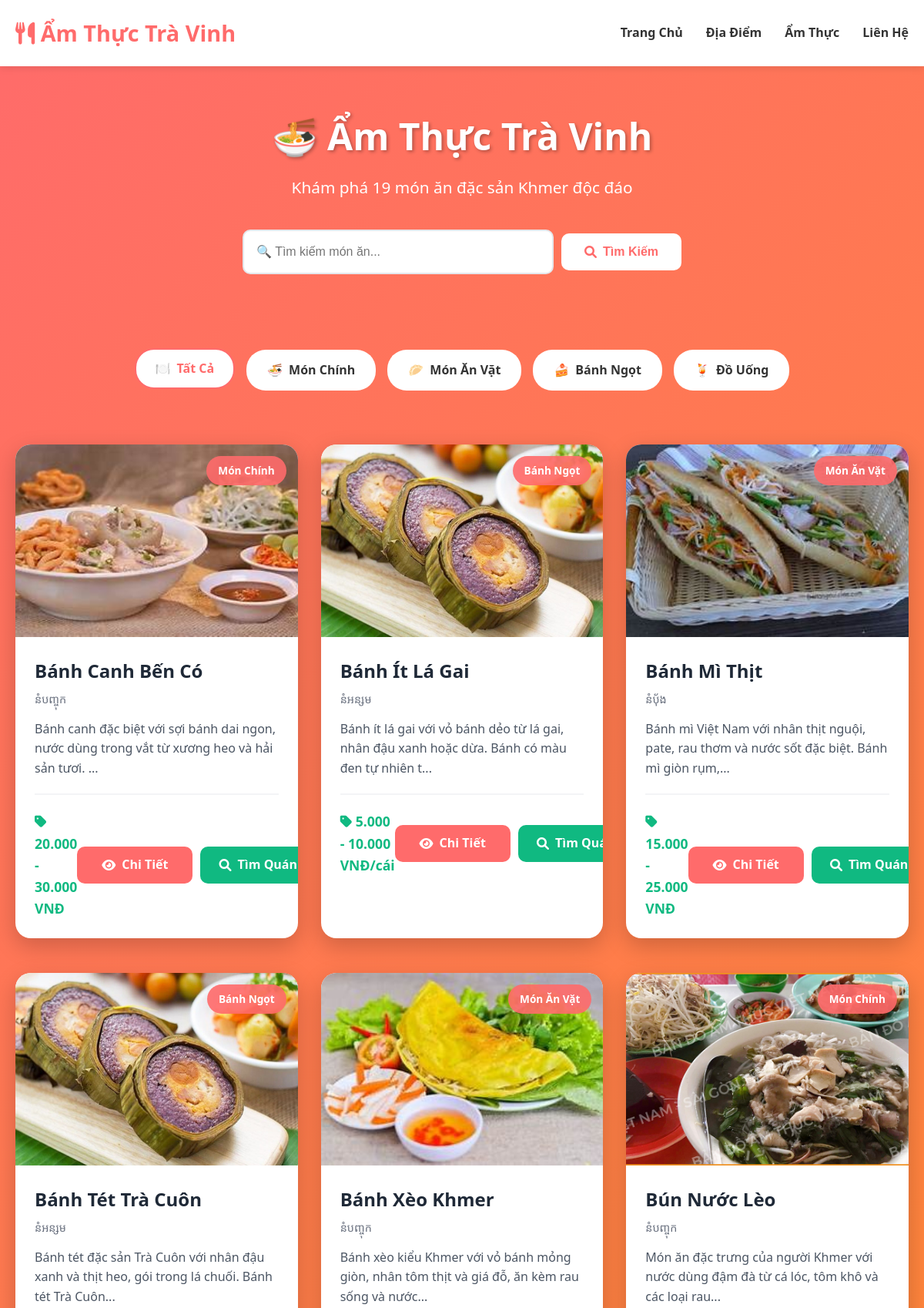
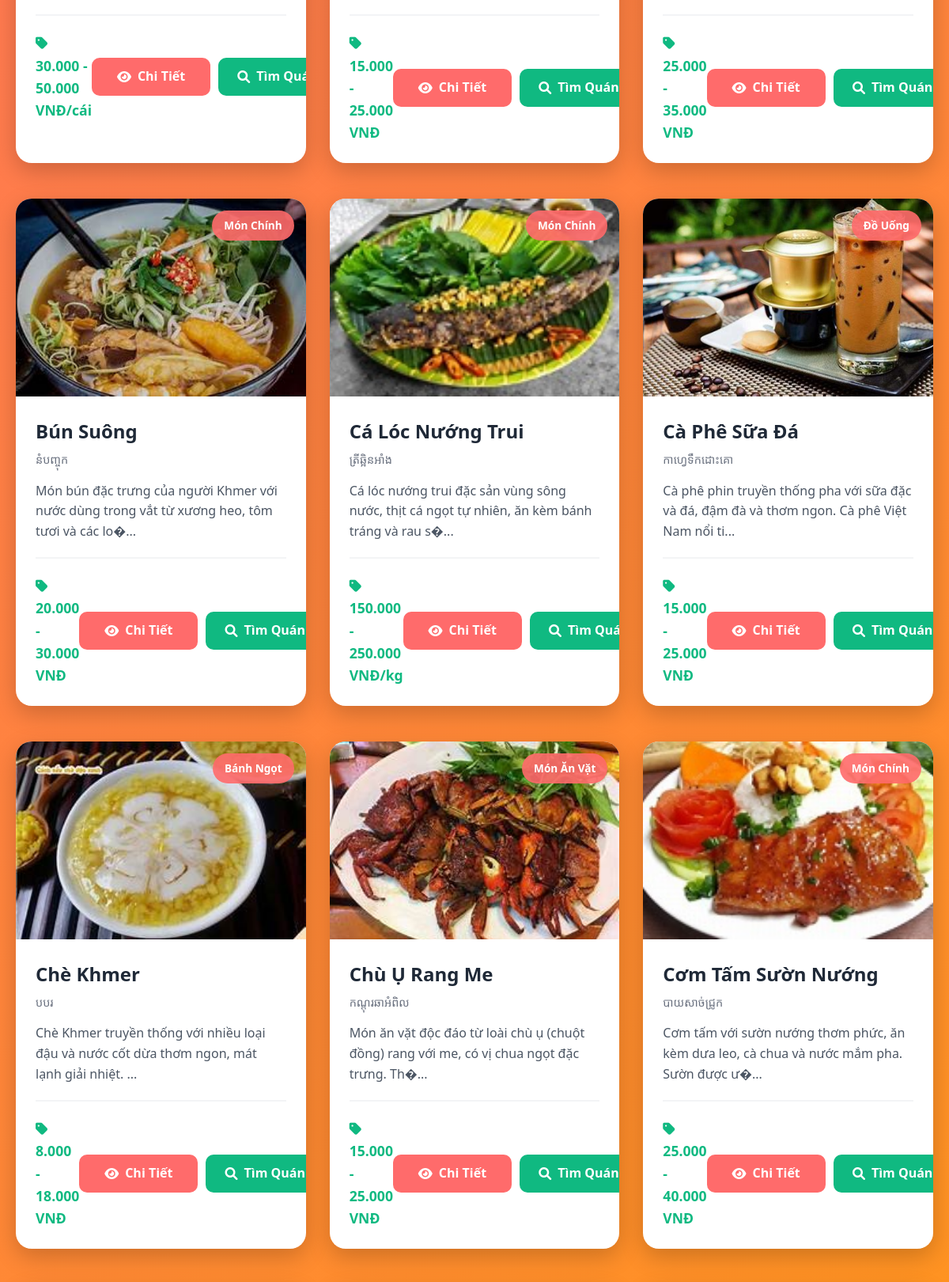
The app's page /am-thuc-dynamic.php (upper part) with its own data (2 pictures, top to bottom).
### tables this page shows
CREATE TABLE `foods` (
  `food_id` varchar(50) NOT NULL,
  `name` varchar(255) NOT NULL,
  `name_vi` varchar(255) NOT NULL,
  `name_khmer` varchar(255) NOT NULL,
  `category` varchar(50) DEFAULT NULL,
  `description` text DEFAULT NULL,
  `ingredients` longtext DEFAULT NULL CHECK (json_valid(`ingredients`)),
  `price_range` varchar(50) DEFAULT NULL,
  `image_url` varchar(255) DEFAULT NULL,
  `origin` varchar(100) DEFAULT NULL,
  `best_time` varchar(100) DEFAULT NULL,
  `status` varchar(50) DEFAULT NULL
);

### models/Food.php (called while the page is built, shortened)
<?php
class Food {
    private $conn;
    private $table_name = "foods";
    public function __construct($db = null) {
        if ($db) {
            $this->conn = $db;
        } else {
            $database = new Database();
            $this->conn = $database->getConnection();
        }
    }
    public function readAll() {
        $query = "SELECT * FROM " . $this->table_name . "
                 WHERE status = 'active'
                 ORDER BY name ASC";
        $stmt = $this->conn->prepare($query);
        $stmt->execute();
        return $stmt;
    }
}
?>

### am-thuc-dynamic.php (the view, shortened to what this page needs)
<?php
require_once 'config/database.php';
require_once 'models/Food.php';
try {
    $database = new Database();
    $db = $database->getConnection();
    $food = new Food($db);
    $category = isset($_GET['category']) ? $_GET['category'] : 'all';
    $searchKeyword = isset($_GET['search']) ? $_GET['search'] : '';
    $foods = [];
    if (!empty($searchKeyword)) {
        $stmt = $food->search($searchKeyword);
    } elseif ($category !== 'all') {
        $stmt = $food->getByCategory($category);
    } else {
        $stmt = $food->readAll();
    }
    while ($row = $stmt->fetch(PDO::FETCH_ASSOC)) {
        $foods[] = $row;
    }
    $totalFoods = count($foods);
} catch (Exception $e) {
    $error = $e->getMessage();
    $foods = [];
}
$categoryNames = [
    'all' => 'Tất Cả',
    'mon-chinh' => 'Món Chính',
    'mon-an-vat' => 'Món Ăn Vặt',
    'banh-ngot' => 'Bánh Ngọt',
    'do-uong' => 'Đồ Uống'
];
$categoryIcons = [
    'all' => '🍽️',
    'mon-chinh' => '🍜',
    'mon-an-vat' => '🥟',
    'banh-ngot' => '🍰',
    'do-uong' => '🍹'
];
?>
<!DOCTYPE html>
<html lang="vi">
<head>
    <link href="https://cdnjs.cloudflare.com/ajax/libs/font-awesome/6.0.0/css/all.min.css" rel="stylesheet">
    <link rel="stylesheet" href="css/responsive.css">
    <link rel="stylesheet" href="css/mobile-enhancements.css">
    <link rel="stylesheet" href="css/header-responsive-fix.css">
</head>
<body>
    <div class="header">
        <div class="header-content">
            <a href="index.php" class="logo">
                <i class="fas fa-utensils"></i> Ẩm Thực Trà Vinh
            </a>
            <nav class="nav">
                <a href="index.php">Trang Chủ</a>
                <a href="dia-diem-du-lich-dynamic.php">Địa Điểm</a>
                <a href="am-thuc-dynamic.php">Ẩm Thực</a>
                <a href="lien-he.php">Liên Hệ</a>
            </nav>
        </div>
    </div>
    <div class="hero">
        <h1>🍜 Ẩm Thực Trà Vinh</h1>
        <p>Khám phá <?php echo $totalFoods; ?> món ăn đặc sản Khmer độc đáo</p>
        <form method="GET" action="" class="search-box">
            <input type="text" name="search" class="search-input"
                   placeholder="🔍 Tìm kiếm món ăn..."
                   value="<?php echo htmlspecialchars($searchKeyword); ?>">
            <button type="submit" class="search-btn">
                <i class="fas fa-search"></i> Tìm Kiếm
            </button>
        </form>
    </div>
    <div class="filter-section">
        <div class="filter-tabs">
            <?php foreach ($categoryNames as $cat => $name): ?>
            <a href="?category=<?php echo $cat; ?>"
               class="filter-btn <?php echo ($category === $cat) ? 'active' : ''; ?>">
                <span><?php echo $categoryIcons[$cat]; ?></span>
                <?php echo $name; ?>
            </a>
            <?php endforeach; ?>
        </div>
    </div>
    <div class="food-grid">
        <?php if (!empty($foods)): ?>
            <?php foreach ($foods as $foodItem): ?>
            <div class="food-card">
                <div class="food-image">
                    <img src="<?php echo htmlspecialchars($foodItem['image_url'] ?? 'hinhanh/AmThuc/placeholder-food.jpg'); ?>"
                         alt="<?php echo htmlspecialchars($foodItem['name']); ?>"
                         onerror="this.src='hinhanh/AmThuc/placeholder-food.jpg'">
                    <div class="food-badge">
                        <?php echo htmlspecialchars($categoryNames[$foodItem['category']] ?? 'Món ăn'); ?>
                    </div>
                </div>
                <div class="food-content">
                    <h3 class="food-name"><?php echo htmlspecialchars($foodItem['name']); ?></h3>
                    <?php if (!empty($foodItem['name_khmer'])): ?>
                    <div class="food-name-khmer"><?php echo htmlspecialchars($foodItem['name_khmer']); ?></div>
                    <?php endif; ?>
                    <p class="food-description">
                        <?php echo htmlspecialchars(substr($foodItem['description'] ?? '', 0, 120)) . '...'; ?>
                    </p>
                    <div class="food-info">
                        <div class="food-price">
                            <i class="fas fa-tag"></i>
                            <?php echo htmlspecialchars($foodItem['price_range'] ?? 'Liên hệ'); ?>
                        </div>
                        <div class="food-actions">
                            <a href="chi-tiet-mon-an.php?id=<?php echo urlencode($foodItem['food_id']); ?>"
                               class="btn btn-primary">
                                <i class="fas fa-eye"></i>
                                Chi Tiết
                            </a>
                            <a href="tim-quan-an.php?food_type=<?php echo urlencode($foodItem['food_id']); ?>"
                               class="btn btn-secondary">
                                <i class="fas fa-search"></i>
                                Tìm Quán
                            </a>
                        </div>
                    </div>
                </div>
            </div>
            <?php endforeach; ?>
        <?php endif; ?>
    </div>
</body>
</html>

### css/responsive.css (style rules this page uses)
:root { --container-padding: 15px; --card-gap: 15px; --nav-height: 60px; --transition-speed: 0.3s; }
* { box-sizing: border-box; -webkit-tap-highlight-color: transparent; }
html { font-size: 16px; -webkit-text-size-adjust: 100%; scroll-behavior: smooth; }
body { margin: 0; padding: 0; overflow-x: hidden; min-height: 100vh; line-height: 1.6; }
img { max-width: 100%; height: auto; display: block; }
.grid, .food-grid, .attractions-grid, .regular-grid { display: grid; grid-template-columns: 1fr; gap: var(--card-gap); }
.card, .food-card, .attraction-card, .featured-card { margin-bottom: 15px; border-radius: 16px; }
.card-image, .food-card img, .attraction-card img { height: 200px; object-fit: cover; border-radius: 16px 16px 0 0; }
.btn, button, .cta-button { width: 100%; padding: 14px 20px; font-size: 1em; margin: 5px 0; border-radius: 10px; min-height: 48px; display: flex; align-items: center; justify-content: center; gap: 8px; }
.form-control, input[type="text"], input[type="email"], input[type="password"], input[type="tel"], input[type="number"], input[type="date"], select, textarea { width: 100%; padding: 14px 16px; font-size: 16px; border-radius: 10px; border: 2px solid #e5e7eb; transition: border-color var(--transition-speed); }
.hero, .hero-section { padding: 40px 15px; text-align: center; min-height: auto; }
.hero h1, .hero-title { font-size: 1.75rem; line-height: 1.3; margin-bottom: 1rem; }
.hero p, .hero-subtitle { font-size: 1rem; line-height: 1.5; }
.search-box, .search-wrapper { padding: 8px 15px; border-radius: 30px; }
.search-input { font-size: 16px; padding: 12px 0; }
.filter-tabs { flex-direction: column; gap: 10px; padding: 0 10px; }
.filter-btn { width: 100%; justify-content: center; padding: 12px 20px; }
@media (min-width: 480px) { :root { --container-padding: 20px; --card-gap: 20px; } }
@media (min-width: 480px) { .hero h1, .hero-title { font-size: 2rem; } }
@media (min-width: 480px) { .card-image, .food-card img { height: 220px; } }
@media (min-width: 480px) { .filter-tabs { flex-direction: row; flex-wrap: wrap; justify-content: center; } }
@media (min-width: 480px) { .filter-btn { width: auto; flex: 0 1 auto; } }
@media (min-width: 576px) { .grid, .food-grid, .regular-grid { grid-template-columns: repeat(2, 1fr); gap: 20px; } }
@media (min-width: 576px) { .hero h1, .hero-title { font-size: 2.25rem; } }
@media (min-width: 576px) { .btn, button { width: auto; min-width: 150px; } }
@media (min-width: 768px) { :root { --container-padding: 30px; --card-gap: 25px; --nav-height: 70px; } }
@media (min-width: 768px) { .grid, .food-grid, .regular-grid { grid-template-columns: repeat(3, 1fr); gap: var(--card-gap); } }
@media (min-width: 768px) { .card-image, .food-card img { height: 250px; } }
@media (min-width: 768px) { .hero, .hero-section { padding: 60px 30px; } }
@media (min-width: 768px) { .hero h1, .hero-title { font-size: 2.75rem; } }
@media (min-width: 768px) { .hero p, .hero-subtitle { font-size: 1.125rem; } }
@media (min-width: 992px) { :root { --container-padding: 40px; --card-gap: 30px; } }
@media (min-width: 992px) { .grid, .food-grid { grid-template-columns: repeat(3, 1fr); gap: var(--card-gap); } }
@media (min-width: 992px) { .card-image, .food-card img { height: 280px; } }
@media (min-width: 992px) { .hero, .hero-section { padding: 80px 40px; } }
@media (min-width: 992px) { .hero h1, .hero-title { font-size: 3.25rem; } }
@media (min-width: 992px) { .hero p, .hero-subtitle { font-size: 1.25rem; } }
@media (min-width: 1200px) { .grid, .food-grid { grid-template-columns: repeat(4, 1fr); gap: 35px; } }
@media (min-width: 1200px) { .card-image, .food-card img { height: 300px; } }
@media (min-width: 1200px) { .hero, .hero-section { padding: 100px 40px; } }
@media (min-width: 1200px) { .hero h1, .hero-title { font-size: 3.75rem; } }

### records on screen
foods: image_url (picture), category "Món Chính", name "Bánh Canh Bến Có", name_khmer "នំបញ្ចុក", description "Bánh canh đặc biệt với sợi bánh dai ngon, nước dùng trong vắt từ xương heo và hải sản tươi.", price_range "20.000 - 30.000 VNĐ"
foods: image_url (picture), category "Bánh Ngọt", name "Bánh Ít Lá Gai", name_khmer "នំអន្សម", description "Bánh ít lá gai với vỏ bánh dẻo từ lá gai, nhân đậu xanh hoặc dừa. Bánh có màu đen tự nhiên t", price_range "5.000 - 10.000 VNĐ/cái"
foods: image_url (picture), category "Món Ăn Vặt", name "Bánh Mì Thịt", name_khmer "នំបុ័ង", description "Bánh mì Việt Nam với nhân thịt nguội, pate, rau thơm và nước sốt đặc biệt. Bánh mì giòn rụm,", price_range "15.000 - 25.000 VNĐ"
foods: image_url (picture), category "Bánh Ngọt", name "Bánh Tét Trà Cuôn", name_khmer "នំអន្សម", description "Bánh tét đặc sản Trà Cuôn với nhân đậu xanh và thịt heo, gói trong lá chuối. Bánh tét Trà Cuôn", price_range "30.000 - 50.000 VNĐ/cái"
foods: image_url (picture), category "Món Ăn Vặt", name "Bánh Xèo Khmer", name_khmer "នំបញ្ចុក", description "Bánh xèo kiểu Khmer với vỏ bánh mỏng giòn, nhân tôm thịt và giá đỗ, ăn kèm rau sống và nước", price_range "15.000 - 25.000 VNĐ"
foods: image_url (picture), category "Món Chính", name "Bún Nước Lèo", name_khmer "នំបញ្ចុក", description "Món ăn đặc trưng của người Khmer với nước dùng đậm đà từ cá lóc, tôm khô và các loại rau", price_range "25.000 - 35.000 VNĐ"
foods: image_url (picture), category "Món Chính", name "Bún Suông", name_khmer "នំបញ្ចុក", description "Món bún đặc trưng của người Khmer với nước dùng trong vắt từ xương heo, tôm tươi và các lo�", price_range "20.000 - 30.000 VNĐ"
foods: image_url (picture), category "Món Chính", name "Cá Lóc Nướng Trui", name_khmer "ត្រីឆ្អិនអាំង", description "Cá lóc nướng trui đặc sản vùng sông nước, thịt cá ngọt tự nhiên, ăn kèm bánh tráng và rau s�", price_range "150.000 - 250.000 VNĐ/kg"
foods: image_url (picture), category "Đồ Uống", name "Cà Phê Sữa Đá", name_khmer "កាហ្វេទឹកដោះគោ", description "Cà phê phin truyền thống pha với sữa đặc và đá, đậm đà và thơm ngon. Cà phê Việt Nam nổi ti", price_range "15.000 - 25.000 VNĐ"
foods: image_url (picture), category "Bánh Ngọt", name "Chè Khmer", name_khmer "បបរ", description "Chè Khmer truyền thống với nhiều loại đậu và nước cốt dừa thơm ngon, mát lạnh giải nhiệt.", price_range "8.000 - 18.000 VNĐ"
foods: image_url (picture), category "Món Ăn Vặt", name "Chù Ụ Rang Me", name_khmer "កណ្ដុរឆាអំពិល", description "Món ăn vặt độc đáo từ loài chù ụ (chuột đồng) rang với me, có vị chua ngọt đặc trưng. Th�", price_range "15.000 - 25.000 VNĐ"
foods: image_url (picture), category "Món Chính", name "Cơm Tấm Sườn Nướng", name_khmer "បាយសាច់ជ្រូក", description "Cơm tấm với sườn nướng thơm phức, ăn kèm dưa leo, cà chua và nước mắm pha. Sườn được ư�", price_range "25.000 - 40.000 VNĐ"

### other values on screen
$totalFoods "19"
$categoryIcons[$cat] "🍽️"
$name "Tất Cả"
$categoryIcons[$cat] "🍜"
$name "Món Chính"
$categoryIcons[$cat] "🥟"
$name "Món Ăn Vặt"
$categoryIcons[$cat] "🍰"
$name "Bánh Ngọt"
$categoryIcons[$cat] "🍹"
$name "Đồ Uống"
